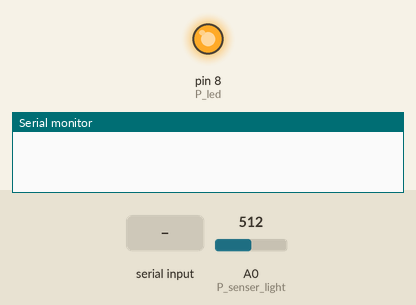
A sketch run on a simulated Arduino Uno, built with avr-gcc and run on an emulated ATmega328P. Parts: output pins drawn as LEDs (lit = HIGH), the last lines printed to the serial monitor. The inputs (shaded band) are chosen by the test bench; at power-on: A0 (P_senser_light) = 512.

Above: at 1.2 s.
1.3 s: "led off" received over Serial
At 3.0 s:
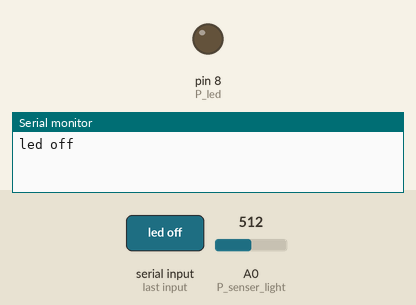
3.8 s: "led on" received over Serial
At 6.0 s:
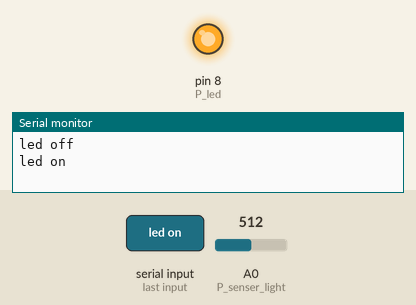
6.3 s: "led auto" received over Serial
8.8 s: A0 (P_senser_light) set to 641
10.3 s: A0 (P_senser_light) set to 668
At 11.3 s:
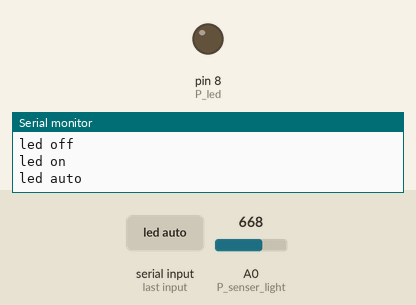
11.8 s: A0 (P_senser_light) set to 640
At 12.4 s:
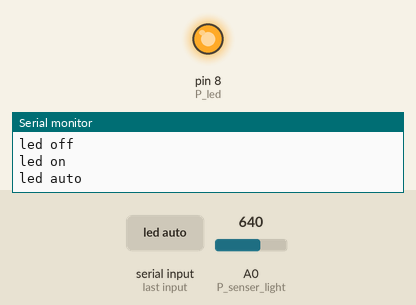
Timing chart, 0 to 14.3 s (numbered marks = the images above; inputs shaded):
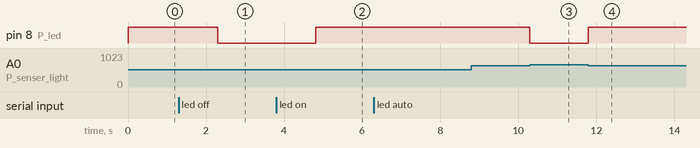

The sketch:

Sensor_Light.ino
```cpp
unsigned int P_led = 8;
unsigned int P_senser_light = A0;

bool C_led_auto = true;

int D_sense_light;

void setup() {
  Serial.begin(9600);
  pinMode(P_led, OUTPUT);
  pinMode(P_senser_light, INPUT);
  digitalWrite(P_led, HIGH);
}

void loop() {
    if (Serial.available())
    {
        String read_line = Serial.readString();
        Serial.println(read_line);
        if (read_line == "led on")
        {
          digitalWrite(P_led, HIGH);
          C_led_auto = false;
        }
        else if (read_line == "led off")
        {
          digitalWrite(P_led, LOW);
          C_led_auto = false;
        }
        else if (read_line == "led auto")
        {
          C_led_auto = true;
        }

    }

    D_sense_light =  analogRead(P_senser_light);

    if (C_led_auto)
    {
      if (D_sense_light > 650)
      {
          digitalWrite(P_led, LOW);
      }
      else
      {
          digitalWrite(P_led, HIGH);
      }
    }
}
```

Measured:
- the behaviour switches between 650 and 651 on A0 (P_senser_light) (found by bisection; images 2 and 3)
- after the input at 1.3 s, pin 8 (P_led): HIGH → LOW after 1.0 s
- after the input at 3.8 s, pin 8 (P_led): LOW → HIGH after 1.0 s
- after the input at 8.8 s, every drawn part: stays the same
- after the input at 10.3 s, pin 8 (P_led): HIGH → LOW at once
- after the input at 11.8 s, pin 8 (P_led): LOW → HIGH at once
